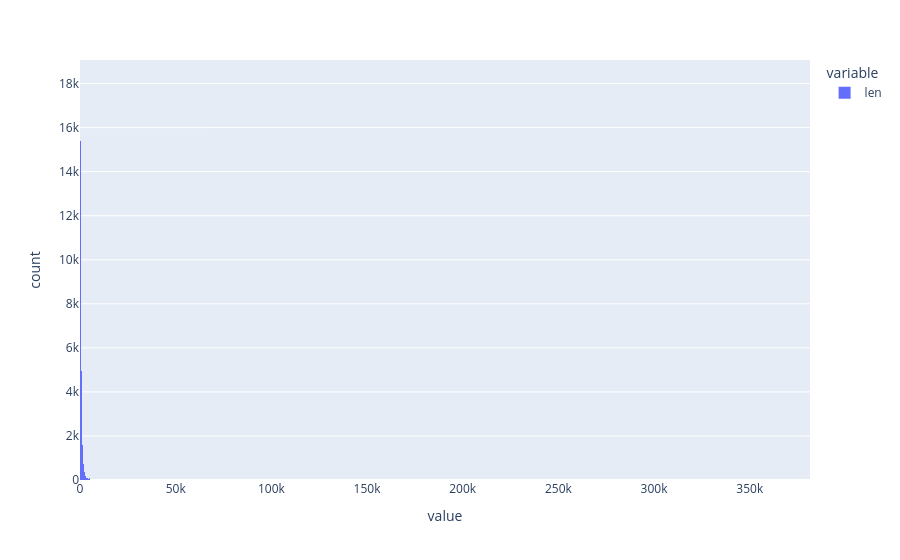
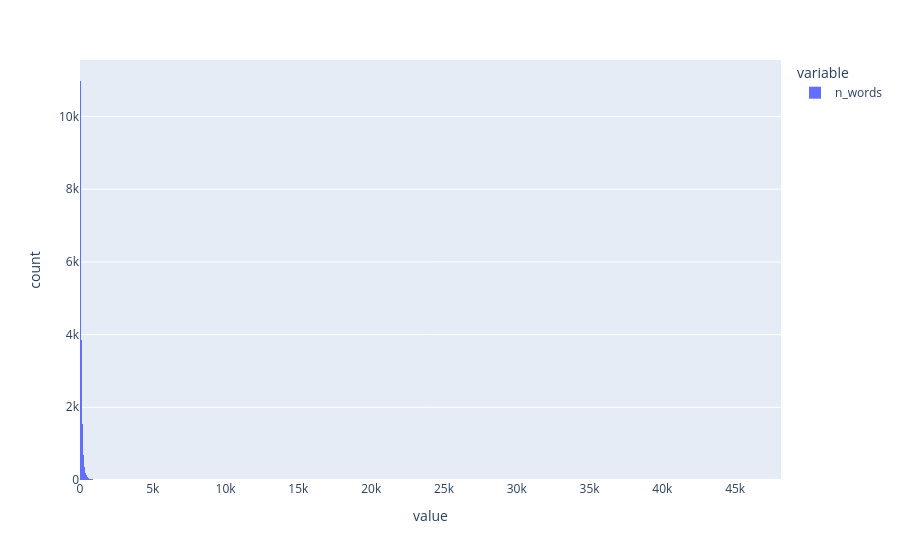

The code cell stored with these charts, in order, in its notebook:
### Code cell
import plotly.express as px

px.histogram(df_clean['len']).show()
px.histogram(df_clean['n_words']).show()

### Figure 1 — Plotly figure (JSON) as saved in the notebook; plotly's stock layout.template omitted (floating-point values rounded to 4 significant figures; data arrays with more than 128 entries replaced by an {"elided": "..."} marker saying what was removed)
{"data": [{"bingroup": "x", "hovertemplate": "variable=len<br>value=%{x}<br>count=%{y}<extra></extra>", "legendgroup": "len", "marker": {"color": "#636efa", "pattern": {"shape": ""}}, "name": "len", "orientation": "v", "showlegend": true, "type": "histogram", "x": {"elided": "196786 int values"}, "xaxis": "x", "yaxis": "y"}], "layout": {"barmode": "relative", "legend": {"title": {"text": "variable"}, "tracegroupgap": 0}, "margin": {"t": 60}, "xaxis": {"anchor": "y", "domain": [0, 1], "title": {"text": "value"}}, "yaxis": {"anchor": "x", "domain": [0, 1], "title": {"text": "count"}}}}

### Figure 2 — Plotly figure (JSON) as saved in the notebook; plotly's stock layout.template omitted (floating-point values rounded to 4 significant figures; data arrays with more than 128 entries replaced by an {"elided": "..."} marker saying what was removed)
{"data": [{"bingroup": "x", "hovertemplate": "variable=n_words<br>value=%{x}<br>count=%{y}<extra></extra>", "legendgroup": "n_words", "marker": {"color": "#636efa", "pattern": {"shape": ""}}, "name": "n_words", "orientation": "v", "showlegend": true, "type": "histogram", "x": {"elided": "196786 int values"}, "xaxis": "x", "yaxis": "y"}], "layout": {"barmode": "relative", "legend": {"title": {"text": "variable"}, "tracegroupgap": 0}, "margin": {"t": 60}, "xaxis": {"anchor": "y", "domain": [0, 1], "title": {"text": "value"}}, "yaxis": {"anchor": "x", "domain": [0, 1], "title": {"text": "count"}}}}
